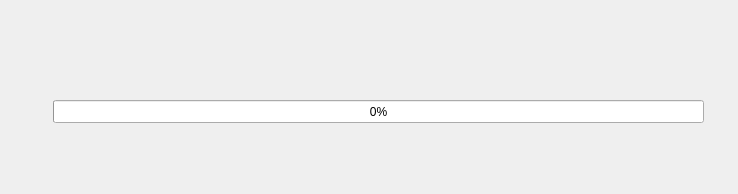
<?xml version="1.0" encoding="UTF-8"?>
<ui version="4.0">
 <class>Dialog</class>
 <widget class="QDialog" name="Dialog">
  <property name="geometry">
   <rect>
    <x>0</x>
    <y>0</y>
    <width>738</width>
    <height>194</height>
   </rect>
  </property>
  <property name="windowTitle">
   <string>Dialog</string>
  </property>
  <widget class="QProgressBar" name="progressBar">
   <property name="geometry">
    <rect>
     <x>53</x>
     <y>100</y>
     <width>651</width>
     <height>23</height>
    </rect>
   </property>
   <property name="value">
    <number>0</number>
   </property>
  </widget>
 </widget>
 <resources/>
 <connections/>
</ui>
